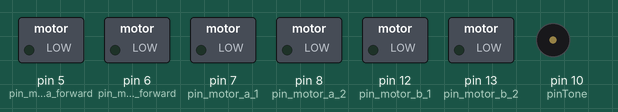
Recording of a sketch running on a simulated Arduino Uno, built with avr-gcc and run on an emulated ATmega328P. Parts: switched loads named in the sketch (green lamp = pin HIGH), buzzer (waves = sounding).

Above: at 0.6 s.
At 2.85 s:
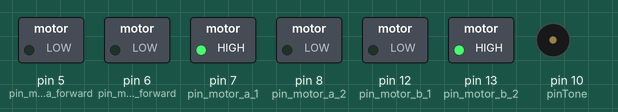
At 7.75 s:
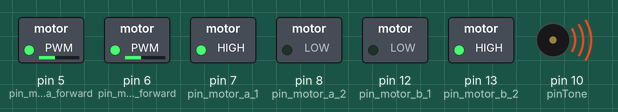
At 12.6 s:
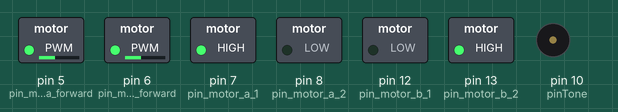
At 24.0 s:
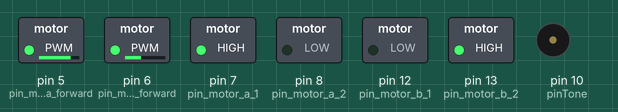
At 37.8 s:
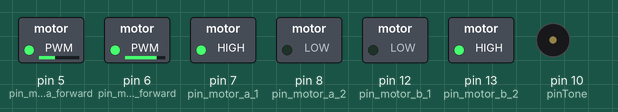
Timing chart, 0 to 40.0 s (numbered marks = the images above):
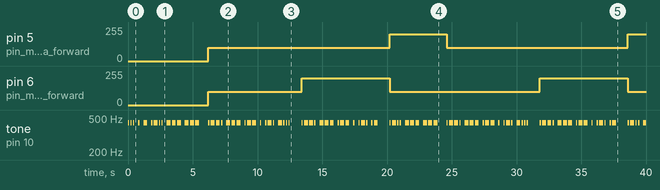

The sketch:

motors-test.ino
```cpp
/*
Test to check the correct behaviour of motors. The loop will tell in morse powera when the motor a is working
faster and powerb when the motor b does.
*/
int pin_motor_a_forward = 5;
int pin_motor_b_forward = 6;

int pin_motor_a_1 = 7;
int pin_motor_a_2 = 8;
int pin_motor_b_1 = 12;
int pin_motor_b_2 = 13;

int pinTone = 10;


int pot_curva[2] = { 100, 100 };  //potencia calculada por los ajustes independientes

void setup() {
  PlayChar('s');
  PlayChar('e');
  PlayChar('t');
  //need to use pwm pins
  pinMode(pin_motor_a_forward, OUTPUT);
  pinMode(pin_motor_b_forward, OUTPUT);

  pinMode(pin_motor_a_1, OUTPUT);
  pinMode(pin_motor_a_2, OUTPUT);
  pinMode(pin_motor_b_1, OUTPUT);
  pinMode(pin_motor_b_2, OUTPUT);

  pinMode(pinTone, OUTPUT);
  Serial.begin(9600);

  digitalWrite(pin_motor_a_1, HIGH);
  digitalWrite(pin_motor_a_2, LOW);
  digitalWrite(pin_motor_b_1, LOW); //cambio de sentido para que se dirija con las baterias al frente y el arduino detras
  digitalWrite(pin_motor_b_2, HIGH);
}

void loop() {
  Play3Char("loo");
  analogWrite(pin_motor_a_forward, pot_curva[0]);
  analogWrite(pin_motor_b_forward, pot_curva[1]);

  Play7Char("powerb"); //plus power b
  analogWrite(pin_motor_a_forward, 100);
  analogWrite(pin_motor_b_forward, 200);

  Play7Char("powera");
  analogWrite(pin_motor_a_forward, 200);
  analogWrite(pin_motor_b_forward, 100);
}
```

morse.ino
```cpp
// *** Characters to Morse Code Conversion *** //
/*
Pausa para el punto: delay(2*dotLen) => el tiempo para hacer el punto y despues otra pausa igual
Pausa para la raya: delay(4*dotLen) => 3 de la raya y luego la pausa del punto
Pausa entre caracteres: 3 puntos, como despues del punto o raya ya hemos hecho una pausa solo tendremos que poner pausa de dos puntos
Pausa entre palabras: 7 puntos(7 decimas) poner 4 decimas extra a las 3 decimas entre caracteres
*/

#define NOTE_A4 440
int dotLen = 100;          // length of the morse code 'dot'
int dashLen = dotLen * 3;  // length of the morse code 'dash'


void PlaySentence(char[]){}
void PlayWord(char myWord[]){ //a better option will be working wwith fixed array legths using various functions for different word lengths
  //int arrayLength = sizeof(myWord)/sizeof(char);
  int arrayLength = sizeof(myWord)/sizeof(myWord[0]);
  for(int i=0; i<arrayLength; i++){
    PlayChar(myWord[i]);
  }
  delay(dotLen*4);
}

void Play3Char(char myWord[]){
  for(int i=0; i<3; i++){
    PlayChar(myWord[i]);
  }
  delay(dotLen*4);
}
void Play7Char(char myWord[]){
  for(int i=0; i<7; i++){
    PlayChar(myWord[i]);
  }
  delay(dotLen*4);
}

void PlayChar(char tmpChar)
{
	// Take the passed character and use a switch case to find the morse code for that character
	switch (tmpChar) {
	  case 'a':
		MorseDot();
		MorseDash();
		break;
	  case 'b':
		MorseDash();
		MorseDot();
		MorseDot();
		MorseDot();
		break;
	  case 'c':
	    MorseDash();
		MorseDot();
		MorseDash();
		MorseDot();
		break;
	  case 'd':
		MorseDash();
		MorseDash();
		MorseDot();
		break;
	  case 'e':
		MorseDot();
		break;
	  case 'f':
	    MorseDot();
		MorseDot();
		MorseDash();
		MorseDot();
		break;
	  case 'g':
		MorseDash();
		MorseDash();
		MorseDot();
		break;
	  case 'h':
	    MorseDot();
		MorseDot();
		MorseDot();
		MorseDot();
		break;
	  case 'i':
	    MorseDot();
		MorseDot();
		break;
	  case 'j':
	    MorseDot();
		MorseDash();
		MorseDash();
		MorseDash();
		break;
      case 'k':
	    MorseDash();
		MorseDot();
		MorseDash();
		break;
	  case 'l':
	    MorseDot();
		MorseDash();
		MorseDot();
		MorseDot();
		break;
      case 'm':
	    MorseDash();
		MorseDash();
		break;
	  case 'n':
	    MorseDash();
		MorseDot();
		break;
	  case 'o':
	    MorseDash();
		MorseDash();
		MorseDash();
		break;
	  case 'p':
	    MorseDot();
		MorseDash();
		MorseDash();
		MorseDot();
		break;
	  case 'q':
	    MorseDash();
		MorseDash();
		MorseDot();
		MorseDash();
		break;
	  case 'r':
	    MorseDot();
		MorseDash();
		MorseDot();
		break;
	  case 's':
	    MorseDot();
		MorseDot();
		MorseDot();
		break;
	  case 't':
	    MorseDash();
		break;
	  case 'u':
	    MorseDot();
		MorseDot();
		MorseDash();
		break;
	  case 'v':
	    MorseDot();
		MorseDot();
		MorseDot();
		MorseDash();
		break;
	  case 'w':
	    MorseDot();
		MorseDash();
		MorseDash();
		break;
	  case 'x':
	    MorseDash();
		MorseDot();
		MorseDot();
		MorseDash();
		break;
	  case 'y':
	    MorseDash();
		MorseDot();
		MorseDash();
		MorseDash();
		break;
	  case 'z':
	    MorseDash();
		MorseDash();
		MorseDot();
		MorseDot();
		break;


	}
  delay(dotLen*2);
}

void MorseDot(){
	tone(pinTone, NOTE_A4, dotLen);
	delay(dotLen*2);
}

void MorseDash()
{
  tone(pinTone, NOTE_A4, dashLen);	// start playing a tone
  delay(dotLen*4);               // hold in this position
}
```

Measured:
- by itself, pin 5 (pin_motor_a_forward): alternates 200/255 for 4.4 s and 100/255 for 14.0 s
- by itself, pin 6 (pin_motor_b_forward): goes 100/255 7.2 s, 200/255 6.8 s, 100/255 11.6 s, 200/255 6.8 s, then 100/255
- by itself, tone on pin 10 (pinTone): plays 440 Hz for 0.10 s, 440 Hz for 0.10 s, 440 Hz for 0.10 s, 440 Hz for 0.10 s, 440 Hz for 0.30 s, 440 Hz for 0.10 s … (98 notes in this stretch)
